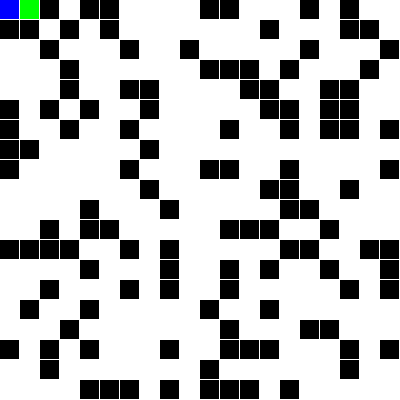
Frame 1 (no input)
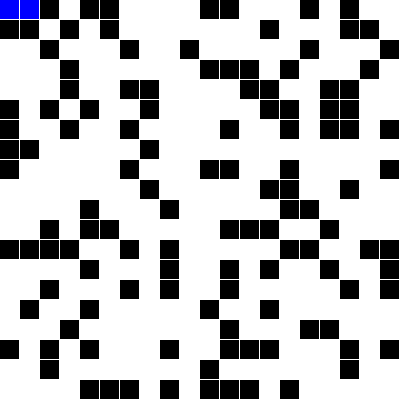
Frame 60 (no input)
Frame 120 (the mouse pressed at the canvas centre since frame 60): identical to frame 60, image omitted

The p5.js sketch that drew these frames (run headless with seeded random() and noise() and a simulated clock; from frame 60 on, the mouse is pressed at the canvas centre):

// p5.js sketch
// ── sketch.js
var cols = 20;
var rows = 20;
var w, h;
var grid = new Array(cols);

var openSet = [];
var closedSet = [];
var start;
var end;
var path = [];

function removeFromArray(arr, elt) {
	for (var i = arr.length - 1; i >= 0; i--) {
		if (arr[i] == elt) {
			arr.splice(i, 1);
			return;
		}
	}
}

function heuristic(a, b) {
	// return dist(a.i, a.j, b.i, b.j);
	return abs(a.i - b.i) + abs(a.j - b.j);
}

function Spot(i, j) {
	this.i = i;
	this.j = j;

	this.f = 0;
	this.g = 0;
	this.h = 0;

	this.neighbors = [];
	this.previous = undefined;
	this.wall = false;

	if (random(1) < 0.3) this.wall = true;

	this.show = function(color) {
		fill(color);
		if (this.wall) fill(0);
		noStroke();
		rect(this.i * w, this.j * h, w-1, h-1);

	}

	this.addNeighbors = function(grid) {
		var i = this.i;
		var j = this.j;
		if (i < cols - 1) this.neighbors.push(grid[i + 1][j]);
		if (i > 0) this.neighbors.push(grid[i - 1][j]);
		if (j < rows - 1) this.neighbors.push(grid[i][j + 1]);
		if (j > 0) this.neighbors.push(grid[i][j - 1]);
	}
}

function setup() {
	createCanvas(400, 400);
	w = width / cols;
	h = height / rows;
	for (var i = 0; i < cols; i++) {
		grid[i] = new Array(rows);
	}

	for (var i = 0; i < cols; i++) {
		for (var j = 0; j < rows; j++) {
			grid[i][j] = new Spot(i, j);
		}
	}

	for (var i = 0; i < cols; i++) {
		for (var j = 0; j < rows; j++) {
			grid[i][j].addNeighbors(grid);
		}
	}

	start = grid[0][0];
	end = grid[cols - 1][rows - 1];
	openSet.push(start);
	start.wall = false;
	end.wall = false;
}

function draw() {
	if (openSet.length > 0) {
		winner = openSet[0];
		for (var p of openSet) {
			if (p.f < winner.f) {
				winner = p;
			}

			if (winner === end) {
				console.log("DONE!");
				noLoop();
			}

			removeFromArray(openSet, winner);
			closedSet.push(winner);

			var neighbors = winner.neighbors;
			for (neighbor of neighbors) {
				if (!closedSet.includes(neighbor) && !neighbor.wall){
					var tempG = winner.g + 1;
					if (openSet.includes(neighbor)) {
						if (tempG < neighbor.g) {
							neighbor.g = tempG;
						}
					} else {
						neighbor.g = tempG;
						openSet.push(neighbor);
					}

					neighbor.h = heuristic(neighbor, end);
					neighbor.f = neighbor.g + neighbor.h;
					neighbor.previous = winner;
				}

			}
		}
	} else {
		//no solution
	}
	// background(0);
	for (var i = 0; i < cols; i++) {
		for (var j = 0; j < rows; j++) {
			grid[i][j].show(color(255));
		}
	}

	for (p of closedSet) {
		p.show(color(255, 0, 0));
	}

	for (p of openSet) {
		p.show(color(0, 255, 0));
	}

	path = [];
	var temp = winner;
	path.push(temp);
	while (temp.previous) {
		path.push(temp.previous);
		temp = temp.previous;
	}
	for (p of path) {
		p.show(color(0, 0, 255));
	}
}

// ── astar.js
class aStarSearch {
    constructor(start, end, distFxn, heuristicFxn) {
        this.start = start;
        this.end = end;
        // Requirements for this to work: the distance and heuristic functions
        // need to work with two nodes each.
        this.distFxn = distFxn;
        this.heuristicFxn = heuristicFxn;

        this.closedSet = new Set();
        this.openSet = new Set([start]);
        this.pathFound = false;
        this.current = undefined;
    }

    nodeWithMinF(set) {
        var minF = Infinity;
        var minElement = undefined;
        for (let element of set) {
            if (element.f < minF) {
                minElement = element;
                minF = element.f;
            }
        }
        return minElement;
    }

    update() {
        this.current = this.nodeWithMinF(this.openSet);
        if (this.current == end) {
            this.pathFound = true;
        }

        this.openSet.delete(this.current);
        this.closedSet.add(this.current);

        for (let neighbor of this.current.neighbors) {
            if (this.closedSet.has(neighbor)) {
                continue;
            }
            var newPath = false;
            var tempGScore = this.current.g + this.distFxn(this.current, neighbor);
            
            if(this.openSet.has(neighbor)) {
                if (tempGScore < neighbor.g) {
                    neighbor.g = tempGScore;
                    newPath = true;
                }
            } else {
                neighbor.g = tempGScore;
                this.openSet.add(neighbor);
                newPath = true;
            }

            if (newPath) {
                neighbor.h = this.heuristicFxn(neighbor, this.end);
                neighbor.f = neighbor.g + neighbor.h + neighbor.fudge;
                neighbor.previous = this.current;
            }
        }
    }

    run() {
        while (!this.openSet && !this.pathFound) {
            this.update();
        }
        return this.pathFound;
    }

    path() {
        var path = [];
        var temp = this.current;
        path.push(temp);
        while (temp.previous) {
            path.push(temp.previous);
            temp = temp.previous;
        }
        return path;
    }
}

// ── sketch2.js
var number = 40;
var cols = number;
var rows = number;
var w, h;
var aStar;

function heuristic(a, b) {
  // return (a.i-b.i)*(a.i-b.i) - (a.j-b.j)*(a.j-b.j);
  return dist(a.i, a.j, b.i, b.j);
  // return abs(a.i - b.i) + abs(a.j - b.j);
}

function distanceFunction(a, b) {
  return 1;
}

class Node {
  constructor(f, g, h, i, j) {
    this.f = 0;
    this.g = 0;
    this.h = 0;
    this.i = 0;
    this.j = 0;
    this.neighbors;
    this.userData;
  }

  addNeighbors(neighbors) {
    this.neighbors = neighbors;
  }

  addUserData(userData) {
    this.userData = userData;
  }
}

class NodeVisual {
  constructor(node, x, y, semiX, semiY) {
    this.node = node;
    this.x = x;
    this.y = y;
    this.semiX = semiX;
    this.semiY = semiY;
  }

  show(color) {
    fill(color);
    noStroke();
    ellipse(this.x, this.y, 2*this.semiX, 2*this.semiY);
  }

}

function arrToKey(arr) {
  return arr.join(',');
}

function keyToArr(key) {
  return JSON.parse("[" + key + "]");
}

function initNeighbors(node, graph) {
  var i = node.i;
  var j = node.j;
  var neighbors = [];
  if (i < cols-1) neighbors.push(graph[arrToKey([i + 1, j])]);
  if (i > 0) neighbors.push(graph[arrToKey([i - 1, j])]);
  if (j < rows-1) neighbors.push(graph[arrToKey([i, j + 1])]);
  if (j > 0) neighbors.push(graph[arrToKey([i, j - 1])]);

  if (i > 0 && j > 0) neighbors.push(graph[arrToKey([i-1, j-1])]);
  if (i < cols-1 && j > 0) neighbors.push(graph[arrToKey([i+1, j-1])]);
  if (i > 0 && j < rows-1) neighbors.push(graph[arrToKey([i-1, j+1])]);
  if (i < cols-1 && j < rows-1) neighbors.push(graph[arrToKey([i+1, j+1])]);
}

function drawPath(path) {
  noFill();
  stroke(255);
  strokeWeight(w / 2);
  beginShape();
  for (p of path) {
    vertex(p.userData.x, p.userData.y);
  }
  endShape();
}

function setup() {
  createCanvas(400, 400);
  w = width / cols;
  h = height / rows;

  graph = new Map();
  graphVisual = new Map();
  for (var i = 0; i < cols; i++) {
    for (var j = 0; j < rows; j++) {
      var key = arrToKey([i, j]);
      graph[key] = new Node(0, 0, 0, i, j);
      graphVisual[key] = new NodeVisual(node, i*w + w/2, j*h + h/2, w/2, h/2);
      graph[key].addUserData(graphVisual[key]);
    }
  }

  for (var i = 0; i < cols; i++) {
    for (var j = 0; j < rows; j++) {
      var node = graph[arrToKey([i, j])];
      node.addNeighbors(initNeighbors(node, graph));
    }
  }

  start = graph[arrToKey([0, 0])];
  end = graph[arrToKey([cols-1, rows-1])];
  aStar = new aStarSearch(start, end, distanceFunction, heuristic);
}

function draw() {
  if (aStar.pathFound) {
    noLoop(); 
    console.log("PATH FOUND");
  }

  if (aStar.openSet.size > 0 && !aStar.pathFound) {
    console.log("Step");
    aStar.update();
  }

  for (key in graph) graphVisual[key].show(0);
  for (let node of aStar.closedSet) node.userData.show(color(255, 0, 0));
  for (let node of aStar.openSet) node.userData.show(color(0, 255, 0));

  if (!aStar.current == aStar.start) drawPath(aStar.path());
}
